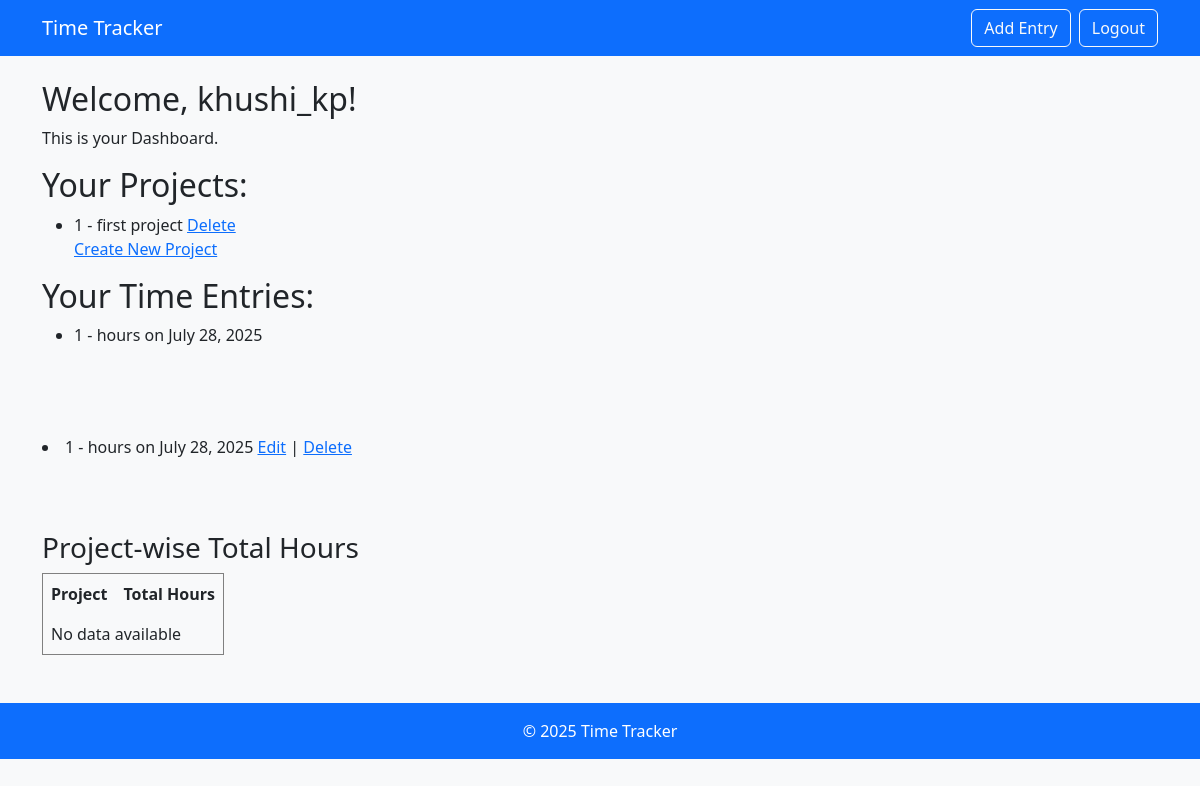
Before: / (signed in) with the older database file.
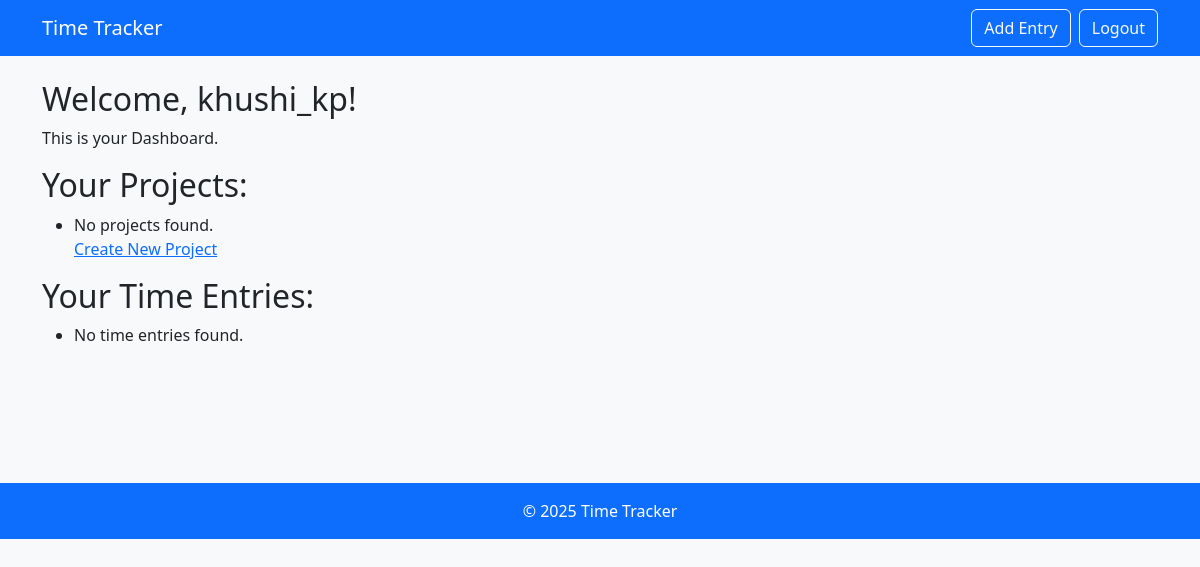
After: the same page with the newer database file.
### tracker/models.py (models this page shows, shortened)
class Project(models.Model):
    name= models.CharField(max_length=100)
    description = models.TextField(blank=True)
    created_by = models.ForeignKey(User, on_delete=models.CASCADE)
    created_at =models.DateTimeField(auto_now_add=True)

class TimeEntry(models.Model):
    user = models.ForeignKey(User, on_delete=models.CASCADE)
    project =models.ForeignKey(Project, on_delete=models.CASCADE)
    date = models.DateField(null=True, blank=True)
    start_time =models.TimeField()
    end_time = models.TimeField(null= True, blank= True)
    duration = models.FloatField(blank=True, null=True)

### tracker/views.py (the view)
# urls.py: path('', views.dashboard, name="dashboard"),
@login_required
def dashboard(request):
    if is_employee(request.user):
        return redirect('employee_entry')
    projects = Project.objects.all()
    entries = TimeEntry.objects.filter(user=request.user)
    project_hours = {}
    for project in projects:
        total_duration = entries.filter(project=project).aggregate(Sum('duration'))['duration__sum']
        if total_duration:
            hours = round(total_duration,2)
        else:
            hours=0
        project_hours[project] = hours
    time_entries = TimeEntry.objects.filter(user=request.user)
    return render(request, 'tracker/dashboard.html', {
        'projects': projects,
        'time_entries': time_entries
    })

### tracker/views.py (called while the page is built)
def is_employee(user):
    return user.groups.filter(name='Employees').exists()

### tracker/templates/tracker/dashboard.html (shortened to what this page needs)
{% extends 'base.html' %}
{% block content %}
<h2> Welcome, {{user.username}}!</h2>
<p>This is your Dashboard.</p>
<h2>Your Projects:</h2>
<ul>
    {% for project in projects %}
        <li>{{ project.name }} - {{ project.description }}
        <a href="{% url 'delete_project' project.id %}" onclick="return confirm('Are you sure you want to delete this project?');">Delete</a></li>
    {% empty %}
        <li>No projects found.</li>
    {% endfor %}
<a href="{% url 'create_project' %}">Create New Project</a>
</ul>
<h2>Your Time Entries:</h2>
<ul>
    {% for entry in time_entries %}
        <li>{{ entry.project.name }} - {{ entry.hours }} hours on {{ entry.date }}</li>
    {% empty %}
        <li>No time entries found.</li>
    {% endfor %}
</ul>
<br>
<br>
<br>
{% for entry in time_entries %}
    <li>
        {{ entry.project.name }} - {{ entry.hours }} hours on {{ entry.date }}
        <a href="{% url 'edit_time_entry' entry.id %}">Edit</a> |
        <a href="{% url 'delete_time_entry' entry.id %}">Delete</a>
    </li>
<br>
<br>
<br>
  <h3>Project-wise Total Hours</h3>
<table border="1" cellspacing="0" cellpadding="8">
    <tr>
        <th>Project</th>
        <th>Total Hours</th>
    </tr>
    {% for project, duration in project_duration.items %}
    <tr>
        <td>{{ project.name }}</td>
        <td>{{ duration}}</td>
    </tr>
    {% empty %}
    <tr>
        <td colspan="2">No data available</td>
    </tr>
    {% endfor %}
</table>
{% endfor %}
{% endblock %}

Changed rows visible on the page:
removed Project: name "1", description "first project"
removed TimeEntry: project.name "1", date "July 28, 2025"
Other visible differences:
text now shown: "No projects found. No time entries found."
